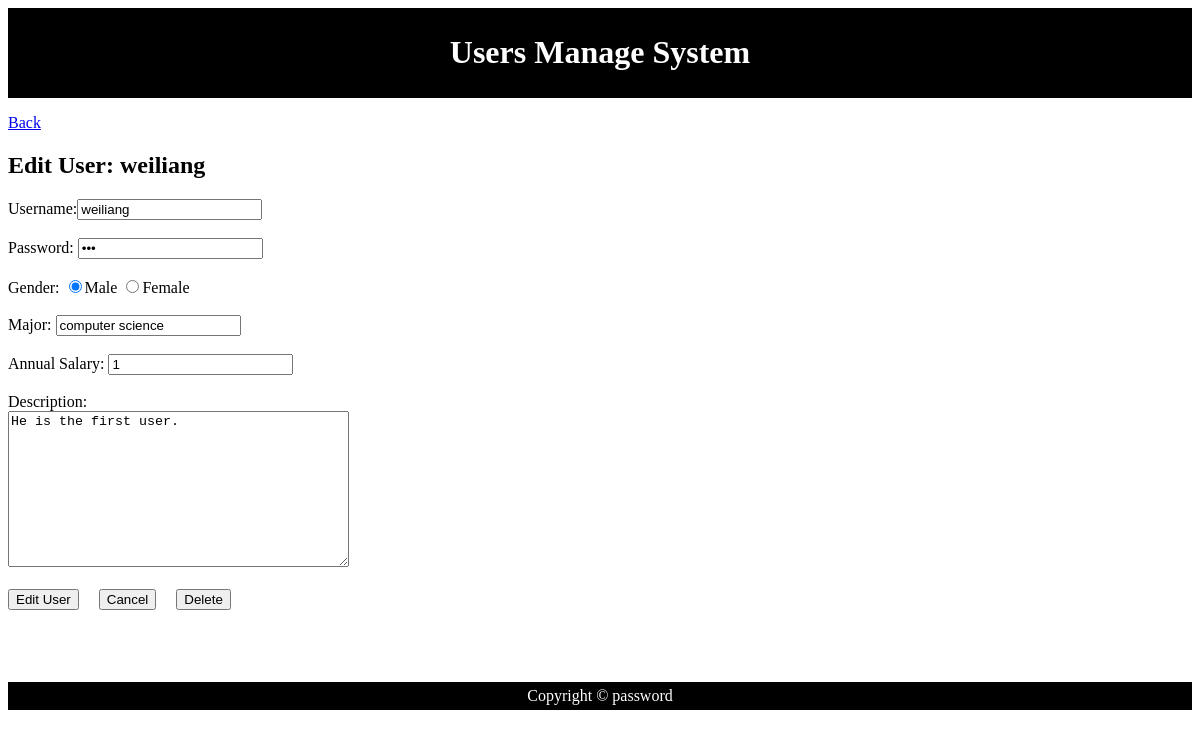
/Web_Application_Code/blog/public/edit_user.php?id=1, run on the app's committed database.
### tables this page shows
CREATE TABLE `users` (
  `id` int(11) NOT NULL AUTO_INCREMENT,
  `user_name` varchar(30) NOT NULL,
  `password` varchar(15) NOT NULL,
  `gender` tinyint(1) NOT NULL,
  `major` varchar(40) NOT NULL,
  `annual_salary` int(6) NOT NULL,
  `create_time` timestamp NOT NULL DEFAULT '0000-00-00 00:00:00',
  `update_time` timestamp NOT NULL DEFAULT CURRENT_TIMESTAMP ON UPDATE CURRENT_TIMESTAMP,
  `remark` text,
  PRIMARY KEY (`id`)
);

### Web_Application_Code/blog/includes/functions.php (called while the page is built, shortened)
<?php
	function show_user_details_by_id($table, $id){
		global $connection;
		if(isset($id)){
			$query  = "SELECT * ";
			$query .= "FROM {$table} ";
			$query .= "WHERE id = {$id} ";
			$query .= "LIMIT 1";
			$user_set = mysqli_query($connection, $query);
			if($user = mysqli_fetch_assoc($user_set)) {
				return $user;
			} else {
				return null;
			}
		}else{
			return null;
		}
	}
?>

### Web_Application_Code/blog/public/edit_user.php (the view, shortened to what this page needs)
<?php require_once("../includes/db_connection.php"); ?>
<?php require_once("../includes/functions.php"); ?>
<?php
	global $user;
	if(isset($_GET['id'])){
		$id = $_GET['id'];
		$user = show_user_details_by_id("users",$id);
	}
?>
<?php include("../includes/layouts/header.php"); ?>
<div align="justify">
	<p>
		<a href="show_user.php?id=<?php echo $id?>">Back</a>
	</p>
	<h2>
		Edit User: <?php echo htmlentities($user["user_name"]);?>
	</h2>
	<form action="edit_user.php?id=<?php echo urlencode($user["id"]); ?>" method="get">
		Username:<input type="text" name="username" value=
			"<?php echo htmlentities($user["user_name"]);?>" /><br /><br />
		Password: <input type="password" name="password" value=
		    "<?php echo htmlentities($user["password"]);?>" /><br /><br />
		Gender: <input type="radio" name="gender" value="Male"
					<?php if ($user["gender"] == 1) { echo "checked"; } ?> />Male
				<input type="radio" name="gender" value="Female"
					<?php if ($user["gender"] == 0) { echo "checked"; } ?> />Female<br /><br />
		Major: <input type="text" name="major" value=
			"<?php echo htmlentities($user["major"]);?>" /><br /><br />
		Annual Salary: <input type="text" name="annual_salary" value=
			"<?php echo htmlentities($user["annual_salary"]);?>" /><br /><br />
		Description:<br /> <textarea name="remark" rows="10"
			cols="40"><?php echo htmlentities($user["remark"]);?></textarea><br /><br />
		<input type="submit" name="submit" value="Edit User" />
		<input type=button onclick="cancel()" value="Cancel">
		<input type=button onclick="delete_user()" value="Delete">
	</form><br /><br /><br /><br />
</div>
<?php include("../includes/layouts/footer.php"); ?>

### data on the page
users: user_name "weiliang", username "weiliang", gender "☑", major "computer science", annual_salary "1", remark "He is the first user."
